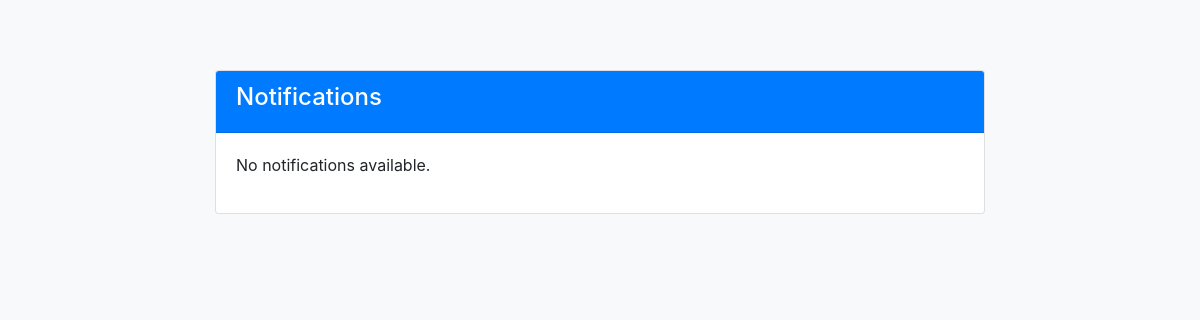
/adminapp/viewnotificatio/, run on an earlier commit of the app's database.
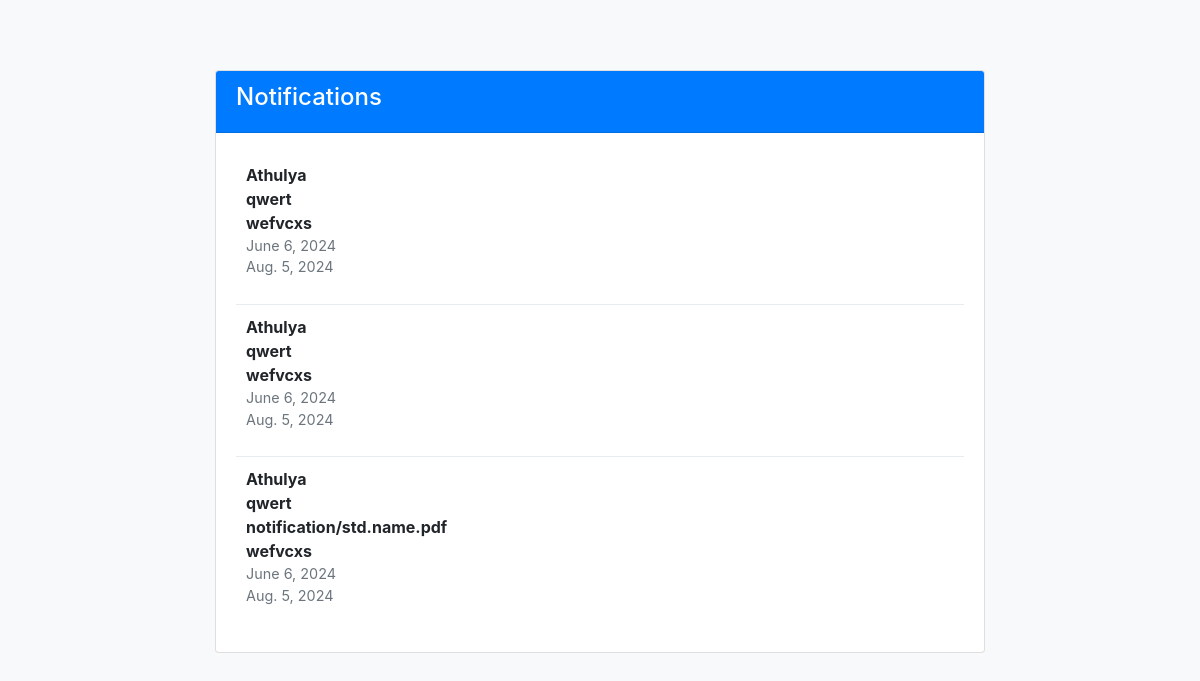
And on a later commit of the database.
### adminapp/models.py (models this page shows, shortened)
class notifications(models.Model):
    teacher_name = models.ForeignKey(Teacher,on_delete=models.CASCADE,null=True, blank=True)
    title = models.CharField(max_length = 255)
    notification_details = models.TextField(max_length=255)
    document = models.FileField(upload_to='notification/',null=True, blank=True)
    posted_date = models.DateField()
    expire_date  = models.DateField()

### studentapp/models.py (models this page shows)
class Teacher(models.Model):
    username = models.CharField(max_length=100,null=True)
    password = models.CharField(max_length=100,null=True)
    name = models.CharField(max_length=55)
    batches = models.ManyToManyField(Batch, related_name="teachers")
    courses = models.ManyToManyField(Course, related_name="teachers")
    email = models.EmailField(max_length=34,blank=False)
    def __str__(self):
        return self.name

### adminapp/views.py (the view)
# urls.py: path('viewnotificatio/',viewnotificatio.as_view(), name = 'viewnotificatio'),
class viewnotificatio(View):
    def get(self,request):
        item = notifications.objects.all()
        form = notificationForm()
        return render(request,'viewnotificatio.html',{'form':form,'item':item})

### adminapp/templates/viewnotificatio.html (shortened to what this page needs)
<!DOCTYPE html>
<html lang="en">
<head>
    <link href="https://maxcdn.bootstrapcdn.com/bootstrap/4.5.2/css/bootstrap.min.css" rel="stylesheet">
</head>
<body>
<div class="container">
    <div class="card">
        <div class="card-header">
            <h4>Notifications</h4>
        </div>
        <div class="card-body">
            {% if item %}
                {% for notification in item %}
                    <div class="notification-item">
                        <div class="notification-title">{{ notification.teacher_name }}</div>
                        <div class="notification-title">{{ notification.title}}</div>
                        <div class="notification-title">{{ notification.document}}</div>
                        <div class="notification-title">{{ notification.notification_details}}</div>
                        <div class="notification-date">{{ notification.posted_date }}</div>
                        <div class="notification-date">{{ notification.expire_date }}</div>
                    </div>
                {% endfor %}
            {% else %}
                <p>No notifications available.</p>
            {% endif %}
        </div>
    </div>
</div>
</body>
</html>

What changed in the data, as far as the page shows it:
added notifications: teacher_name "Athulya", title "qwert", notification_details "wefvcxs", posted_date "June 6, 2024", expire_date "Aug. 5, 2024"
added notifications: teacher_name "Athulya", title "qwert", notification_details "wefvcxs", posted_date "June 6, 2024", expire_date "Aug. 5, 2024"
added notifications: teacher_name "Athulya", title "qwert", document "notification/std.name.pdf", notification_details "wefvcxs", posted_date "June 6, 2024", expire_date "Aug. 5, 2024"
Also different on the page:
text no longer shown: "No notifications available."
